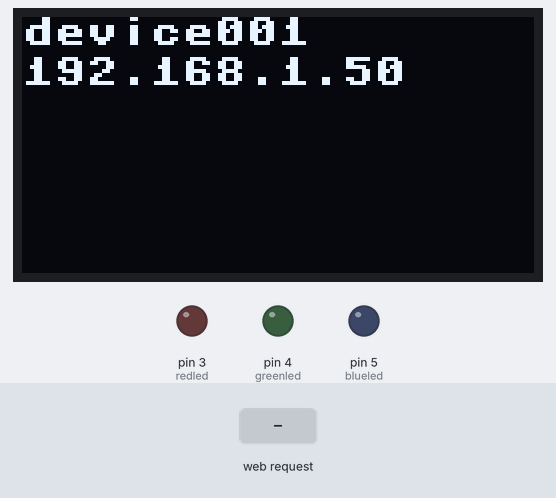
The program below on a simulated MicroPython board. On the bench: 128×64 one-colour display, output pins drawn as LEDs (lit = HIGH). The inputs (shaded band) are chosen by the test bench. WiFi joins after 1.5 s; library files of the repository ran but are not shown: ssd1306.py; what the program prints to the serial console is not drawn.

Above: at 4.2 s.
4.3 s: HTTP request GET /green/on received
At 5.4 s:
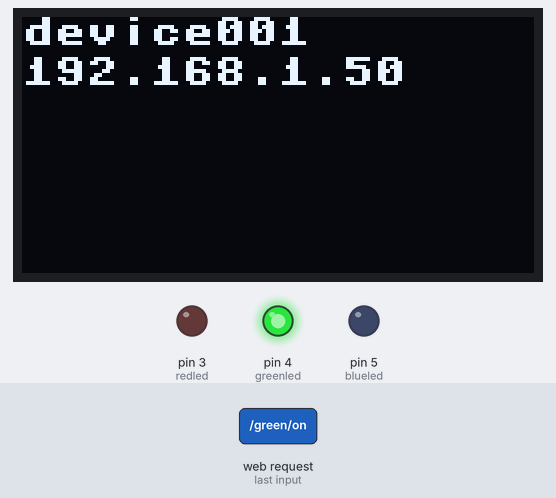
Timing chart, 0 to 7.3 s (numbered marks = the images above; inputs shaded):
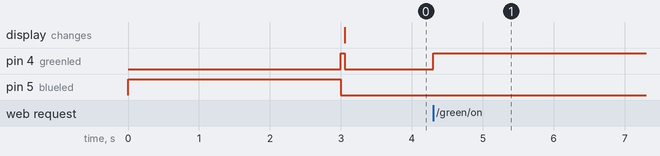

Measured:
- after the input at 4.3 s, pin 4 (greenled): LOW → HIGH at once

The program:

startsystem.py
```python
"""
O que é: Arquivo de início de execução do aplicativo.
O que faz:
  Executa a inicialização de todos os módulos globais (ao aplicativo)
  Mostra informação sobre wifi no display OLED mas não a atualiza
O que espera-se que esteja neste arquivo:
  definição da co-rotina principal (main()) e sua execução
  (asyncio.run(main()))
"""

import config   # set this app global variables
import led      # setup built-in LEDs
import wifi     # setup wifi communication
import i2c      # setup i2c bus
import display  # setup display

display.message([config.myhostname, config.wifi_if.ifconfig()[0]])
led.off()

# going async...

import asyncio
import aiorepl
import httpserver

async def main():
    print("Starting tasks...")

    # Start other program tasks.

    tm = asyncio.create_task(config.app.start_server()) # criar esta tarefa para executar microdot

    # Start the aiorepl task.
    repl = asyncio.create_task(aiorepl.task())

#    await asyncio.gather(t1, repl)  # mesmo sem ter gather tm o servidor microdot funciona
    await asyncio.gather( repl, tm) # colocar as tarefas no loop de "processos"


asyncio.run(main())  # executar o loop de "processos"
```

config.py
```python
"""
O que é:
  Arquivo de definição de variáveis globais
O que faz:
  Cria variáveis globais (ao aplicativo) Algumas podem
  ser configuradas pelo usuário, outras são internas ao
  programa e são apropriadamente inicializadas durante a
  execução do programa.
O que espera-se que esteja neste arquivo:
  Definição das variáveis globais ao aplicativo.
"""

# User configured global variables (users may modify)
wifi_id = 'lab8'               # nome da rede
wifi_password = 'lab8arduino'  # senha da rede
myhostname = 'device001'       # nome do dispositivo
disp_width = 128               # largura do display OLED
disp_height = 64               # altura do display

# Program internal global variables (users should not modify)
disp=None       # handle for the display
i2c=None        # handle for I2C
redled=None     # handle for a red led
blueled=None    # handle for a blue led
greenled=None   # handle for a green led
wifi_if=None    # handle for the wifi interface
app=None        # handle for Microdot application (web server)
messages=None   # list of messages currently displayed
```

led.py
```python
"""
O que é: Arquivo de configuração do hardware dos LEDs.
O que faz:
  Cria variáveis globais (ao aplicativo) para acesso aos LEDs
O que espera-se que esteja neste arquivo:
  Criação das variáveis e funções para uso dos LEDs.
"""
from machine import Pin
import config
config.redled=Pin(3, Pin.OUT);
config.greenled=Pin(4, Pin.OUT);
config.blueled=Pin(5, Pin.OUT);
# LEDs could be configured as PWM and have their brightness controlled

def off ():
    config.redled.off()
    config.greenled.off()
    config.blueled.off()

off()
```

wifi.py
```python
"""
O que é: Arquivo de ativação do hardware wifi.
O que faz:
  Cria variáveis globais (ao aplicativo) para acesso ao wifi
  Ativa o wifi
  Usa led.py através das variáveis config.redled,
  config.greenled, config.blueled
  Usa os LEDs para indicar estado
O que espera-se que esteja neste arquivo:
  Criação e ativação do wifi
"""
import config
import network
import time

config.wifi_if=network.WLAN(network.STA_IF)
config.wifi_if.active(True)
config.wifi_if.config(hostname=config.myhostname)
config.wifi_if.connect(config.wifi_id, config.wifi_password)
config.blueled.on() # indicate that wifi is being connected
time.sleep(3) # wait for 3 seconds to wifi to connect
config.blueled.off() # finished
if config.wifi_if.isconnected() :
    config.greenled.on() # wifi connected
else :
    config.redled.on() # wifi not connected
```

i2c.py
```python
"""
O que é: Arquivo de configuração do hardware I2C.
O que faz:
  Cria variáveis globais (ao aplicativo) para acesso ao
  barramento I2C
O que espera-se que esteja neste arquivo:
  Criação das variáveis e funções para uso do I2C.
"""
from machine import Pin, I2C
import config
config.i2c=I2C(0, sda=Pin(9), scl=Pin(8))
print (config.i2c.scan()) # if 60 is in the list, OLED display is connected to i2c
```

display.py
```python
"""
O que é:
  Arquivo de configuração do hardware display OLED
  com controlador SSD1306.
O que faz:
  Cria variáveis globais (ao aplicativo) uso do display OLED
  Usa i2c.py através da variável config.i2c
O que espera-se que esteja neste arquivo:
  Criação das variáveis e funções para uso do display.
"""
import config
import ssd1306
from machine import Pin, I2C, ADC

config.disp=ssd1306.SSD1306_I2C(config.disp_width,config.disp_height,config.i2c)

# mess is a list
def message(mess) :
  config.messages=mess
  config.disp.fill(0)
  lin=0
  for m in mess :
    config.disp.text(m, 0, lin,1)
    lin=(lin+10)%config.disp_height
  config.disp.show()
```

httpserver.py
```python
"""
O que é:
  Arquivo de configuração e execução do servidor HTTP
O que faz:
  Define rotas e as co-rotinas que são escutadas para
  atendimento das requisições (de rotas)
  Cria o servidor HTTP na variável local app
O que espera-se que esteja neste arquivo:
  Todas as definições de rotas.
"""
import config
from microdot import Microdot, send_file

app = Microdot()
config.app=app

# default route
@app.route('/')
async def index(request):
  return send_file('static/index.html')

# plain text response
@app.route('/hello')
async def index(request):
  return f"Hello from {config.myhostname}.local"

# LEDs

def ledtowebresponse (value):
  if (value) : return 'on'
  else : return 'off'

@app.route('/red')
async def red(request):
  return ledtowebresponse(config.redled.value())

@app.route('/red/on')
async def redon(request):
  config.redled.on()
  return ledtowebresponse(config.redled.value())

@app.route('/red/off')
async def redoff(request):
  config.redled.off()
  return ledtowebresponse(config.redled.value())

@app.route('/green')
async def green(request):
  return ledtowebresponse(config.greenled.value())

@app.route('/green/on')
async def greenon(request):
  config.greenled.on()
  return ledtowebresponse(config.greenled.value())

@app.route('/green/off')
async def greenoff(request):
  config.greenled.off()
  return ledtowebresponse(config.greenled.value())

@app.route('/blue')
async def blue(request):
  return ledtowebresponse(config.blueled.value())

@app.route('/blue/on')
async def blueon(request):
  config.blueled.on()
  return ledtowebresponse(config.blueled.value())

@app.route('/blue/off')
async def blueoff(request):
  config.blueled.off()
  return ledtowebresponse(config.blueled.value())

import config
import display
@app.get('/message')
# GET request parameter
# http://device001.local:5000/message?text="ttt zzz"
# write message text in display
# this example "ttt zzz" is displayed with double
# quotes and space but results in non-fatal error "UnicodeError:"
async def message(request):
  txt=request.args.get('text', None)
  if txt is not None :
    display.message([txt])
  return config.messages

# Static files
# https://github.com/miguelgrinberg/microdot/blob/main/examples/static/static.py
@app.route('/static/<path:path>')
async def static(request, path):
  if '..' in path:
    # directory traversal is not allowed
    return 'Not found', 404
  return send_file('static/' + path)
```
